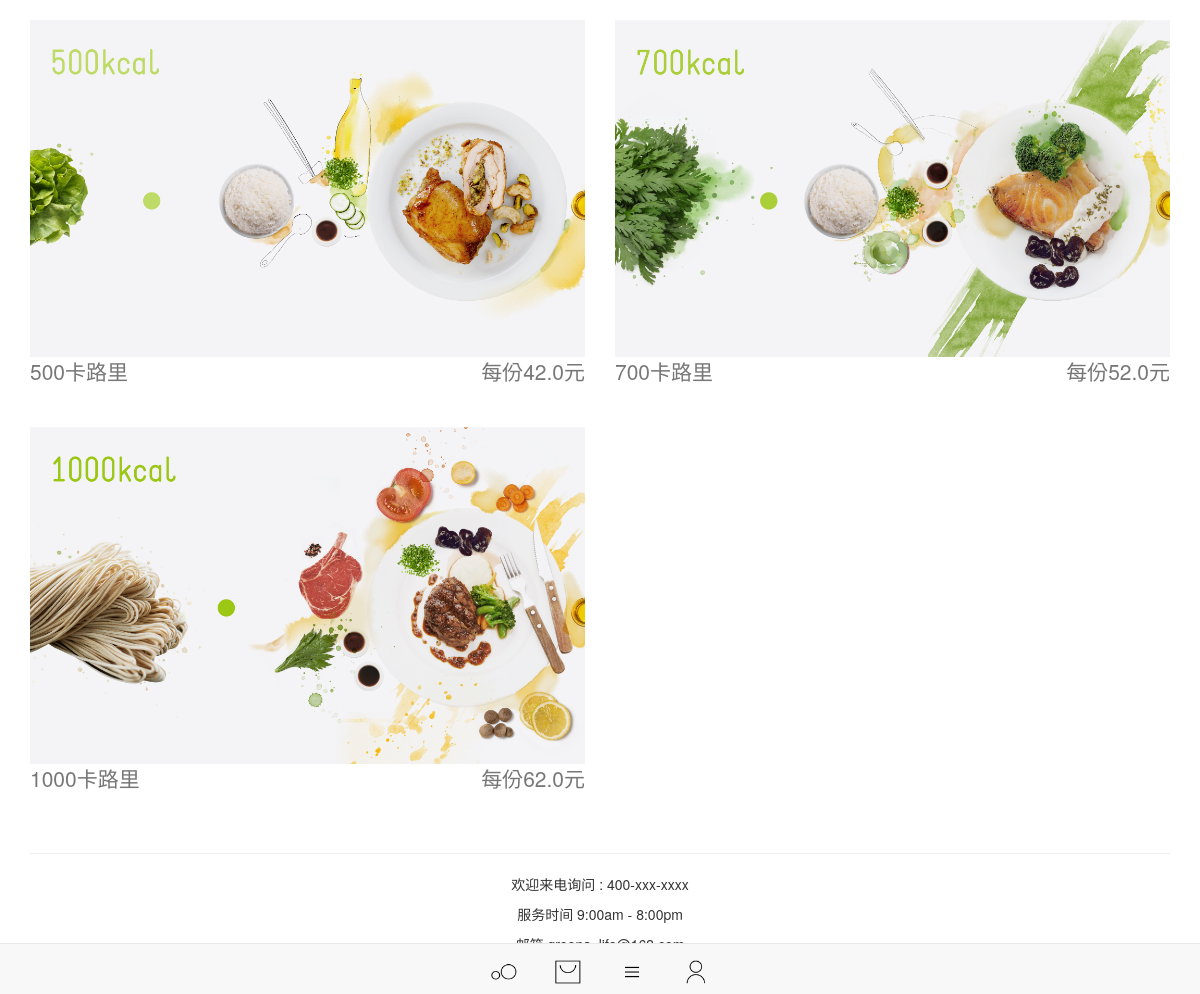
The page /mall/运动系列 on the database its author committed.
### app/models.py (models this page shows, shortened)
class Product(db.Model):
    __tablename__='products'
    id = db.Column(db.Integer, primary_key=True)
    type_id = db.Column(db.Integer, db.ForeignKey('product_type.id'))
    name = db.Column(db.String(64), unique=True)
    price = db.Column(db.Float)
    description = db.Column(db.Text)
    order_products = db.relationship('OrderProduct', backref='product', lazy='dynamic')

### app/mall/views.py (the view)
@mall.route('/mall/<string:product_type>')
def mall(product_type):
    product_type = ProductType.query.filter_by(name=product_type).first_or_404()
    products = product_type.products
    return render_template('mall.html', products=products)

### app/templates/mall.html
{% extends "base.html" %}
{% block page_content %}
<br/>
<div class="row">
{% for product in products %}
<div class="col-md-6 col-sm-12">
	<a href="{{ url_for('mall.product', id=product.id) }}">
	<img src="/static/imgs/product_show_{{product.name}}.jpg" class="img-responsive"/>
	</a>
	<p class="lead text-muted" >{{ product.name }}<span class="pull-right">每份{{product.price}}元</span></p>
	<br/>
</div>
{% endfor %}
</div>
{% endblock %}

### rows shown on the page
Product: name (picture), name "500卡路里", price "42.0"
Product: name (picture), name "700卡路里", price "52.0"
Product: name (picture), name "1000卡路里", price "62.0"
